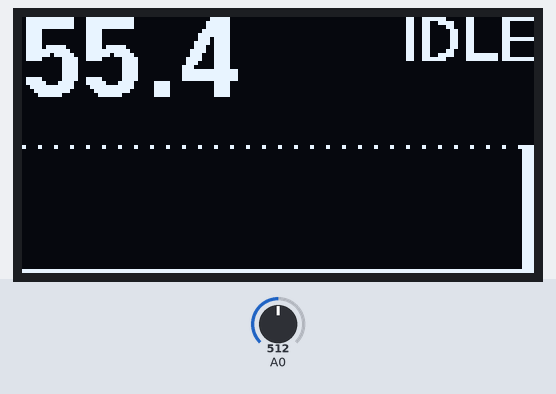
Recording of a sketch running on a simulated Arduino Uno, built with avr-gcc and run on an emulated ATmega328P. Shown: 128×64 one-colour display. The test bench sets the inputs (shaded band); at power-on: A0 = 512.

Above: at 1.2 s.
1.3 s: A0 set to 493
At 1.75 s:
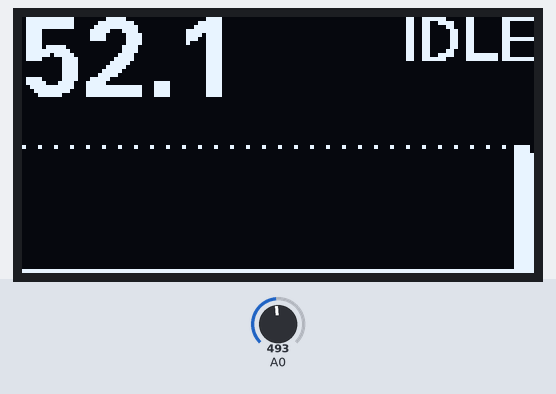
3.1 s: A0 set to 471
At 3.66 s:
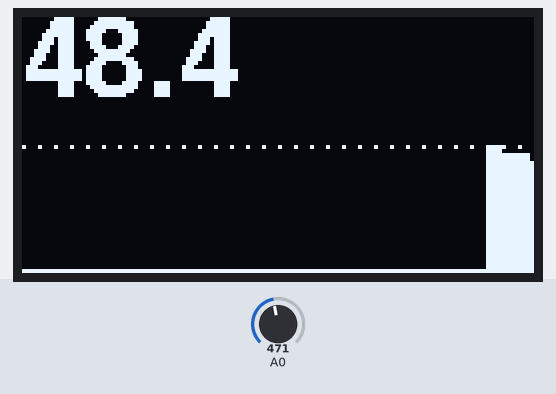
5.9 s: A0 set to 716
At 6.63 s:
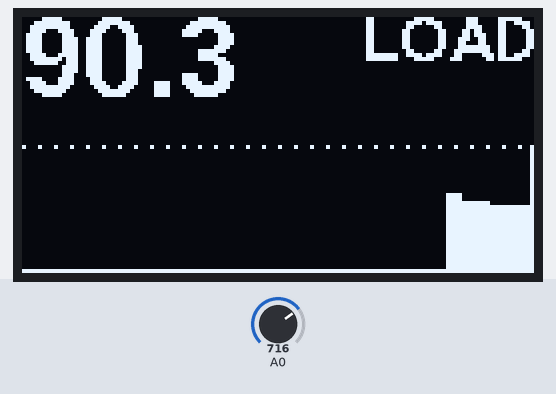
8.9 s: A0 set to 672
At 9.54 s:
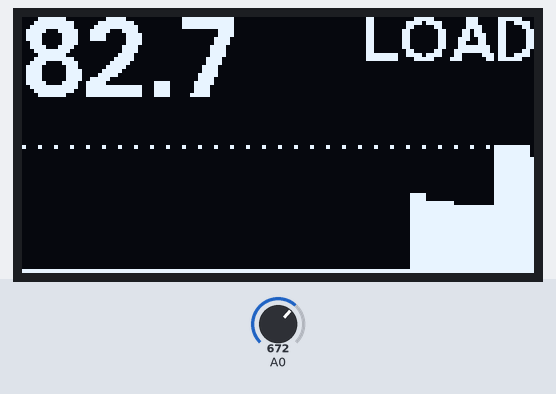
10.8 s: A0 set to 638
At 11.41 s:
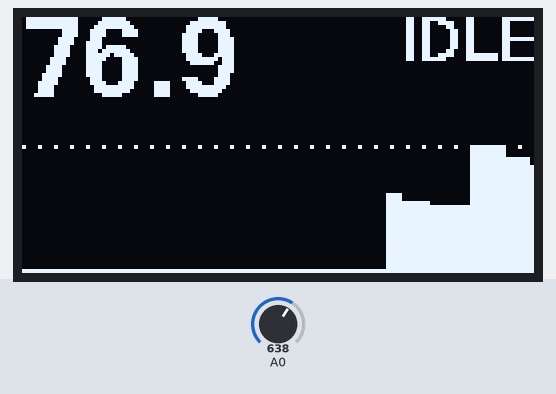
12.7 s: A0 set to 122
At 13.4 s:
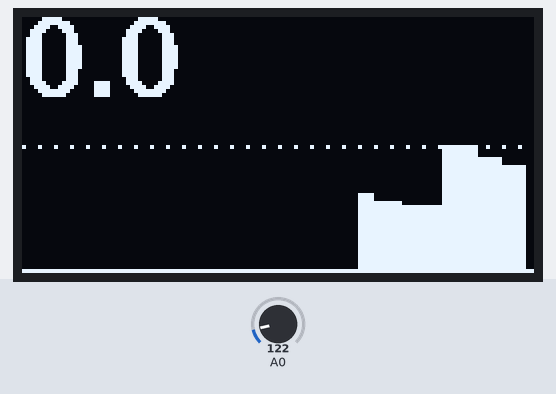
Timing chart, 0 to 15.7 s (numbered marks = the images above; inputs shaded):
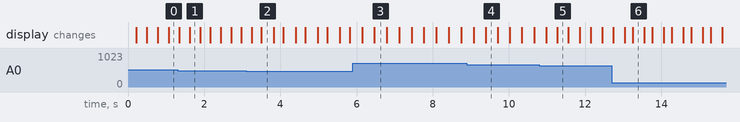

The sketch:

oil.ino
```cpp
#include <Arduino.h>
#include <U8g2lib.h>
#include <SPI.h>
#include <Wire.h>

U8G2_SH1106_128X64_NONAME_1_HW_I2C u8g2(U8G2_R2);

int boostPressure;
int boostMax = 0;
int boostMin = 0;

bool flashTracker = false;

unsigned long startMillis;
unsigned long currentMillis;
const unsigned long period = 50;

const int sensorHistoryLength = 128;
int sensorHistory[sensorHistoryLength];
int sensorHistoryPos = sensorHistoryLength - 1;


void setup(void) {
  u8g2.begin();
  startMillis = millis();
}


void loop(void) {
  // Only read from the sensors every 50 ms
  currentMillis = millis();
  if (currentMillis - startMillis >= period) {
    readSensorData();
    flashTracker = !flashTracker;
    startMillis = currentMillis;
  }

  u8g2.firstPage();
  do {
    // Draw current pressure
    u8g2.setFont(u8g2_font_fub20_tf);
    char cstr[6];
    dtostrf((float)boostPressure / 100, 1, 1, cstr);
    u8g2.drawStr(0, 20, cstr);

    // Draw max pressure
    u8g2.setFont(u8g2_font_fub11_tf);
    char indicator[4];
    if (boostPressure < 5000) {
      // LOW
      if (flashTracker) strcpy(indicator, "LOW");
      else strcpy(indicator, "");
    } else if (boostPressure < 8000) {
      // IDLE
      strcpy(indicator, "IDLE");
    } else {
      // LOAD
      strcpy(indicator, "LOAD");
    }
    int yPos = u8g2.getStrWidth(indicator);
    u8g2.drawStr(128 - yPos, 11, indicator);

    drawBarGraph(0, 22, 128, 8);
    drawGraph(0, 32, 128, 31);

  } while ( u8g2.nextPage() );
}


float normaliseSensorData(int m) {
  /*
    Scale the sensor reading into range
    m = measurement to be scaled
    rmin = minimum of the range of the measurement
    rmax = maximum of the range of the measurement
    tmin = minimum of the range of the desired target scaling
    tmax = maximum of the range of the desired target scaling
    normalisedValue = ((m − rmin) / (rmax − rmin)) * (tmax − tmin) + tmin
    https://stats.stackexchange.com/a/281164
  */

  /*
    Sensor voltage ranges from 0.5v to 4.5v, converted to analogRead values (0 min, 1023 max) that's 102 to 921
    rmin = 102
    rmax = 921
    Sensor reads from 0 to 140psi
    tmin = 0
    tmax = 14000

    normalisedValue = ((m − 102) / (921 − 102)) * (14000 − 0) + 0
    normalisedValue = ((m − 102) / 819) * 14000
    normalisedValue = (m − 102) / 0.0585
  */

  return (m - 102) / 0.0585;
}


void readSensorData(void) {
  float absolutePressure = normaliseSensorData(analogRead(A0));

  // Subtract 14.7 psi == pressure at sea level
  boostPressure = absolutePressure - 1470;

  // Oil pressure should never be negative
  if (boostPressure < 0) boostPressure = 0;

  // Update max and min
  if (boostPressure > boostMax) boostMax = boostPressure;
  if (boostPressure < boostMin) boostMin = boostPressure;

  // Log the history
  addSensorHistory(boostPressure);
}


void addSensorHistory(int val) {
  sensorHistory[sensorHistoryPos] = val;
  sensorHistoryPos--;
  if (sensorHistoryPos < 0) sensorHistoryPos = sensorHistoryLength - 1;
}


int getSensorHistory(int index) {
  index += sensorHistoryPos;
  if (index >= sensorHistoryLength) index = index - sensorHistoryLength;
  return sensorHistory[index];
}


// Display functions

void drawGraph(int x, int y, int len, int height) {
  // Draw the lines
  drawHorizontalDottedLine(x, y, len);
  drawHorizontalDottedLine(x, y + height, len);

  //var absMin = Math.abs(boostMin);
  int absMin = abs(boostMin);
  int range = absMin + boostMax;

  // Draw 0 line
  int zeroYPos = mapValueToYPos(absMin, range, y, height);
  drawHorizontalDottedLine(x, zeroYPos, len);

  // Draw the graph line
  for (int i = 0; i < 128; i++) {
    // Scale the values so that the min is always 0
    int valueY = getSensorHistory(i) + absMin;

    // Calculate the coordinants
    int yPos = mapValueToYPos(valueY, range, y, height);
    int xPos = len - i;
    if (yPos < zeroYPos) {
      // Point is above zero line, fill in space under graph
      u8g2.drawVLine(xPos, yPos, zeroYPos + 1 - yPos);
    } else {
      // Point is below zero line, draw graph line without filling in
      u8g2.drawPixel(xPos, yPos);
    }
  }

}


void drawBarGraph(int x, int y, int len, int height) {
  if (boostPressure > 0) {
    // Draw the pressure bar behind the graph
    int barLength = ((float)boostPressure / boostMax) * len;
    u8g2.setDrawColor(2);
    u8g2.drawBox(x, y, barLength, height);
    u8g2.setDrawColor(1);
  }
}


// Maps a value to a y height
int mapValueToYPos(int val, int range, int y, int height) {
  float valueY = ((float)val / range) * height;
  return y + height - (int)valueY;
}


void drawHorizontalDottedLine(int x, int y, int len) {
  for (int i = 0; i < len; i++) {
    if (!(i % 4)) u8g2.drawPixel(x + i, y);
  }
}
```

Measured:
- the behaviour switches between 481 and 480 on A0 (found by bisection; images 1 and 2)
- the behaviour switches between 656 and 655 on A0 (found by bisection; images 4 and 5)
- after the input at 3.1 s, the display: first differs from a run without the input after 0.40 s (image 2)
- after the input at 10.8 s, the display: first differs from a run without the input after 0.47 s (image 5)
- after the input at 12.7 s, the display: first differs from a run without the input after 0.34 s (image 6 shows a later state)
